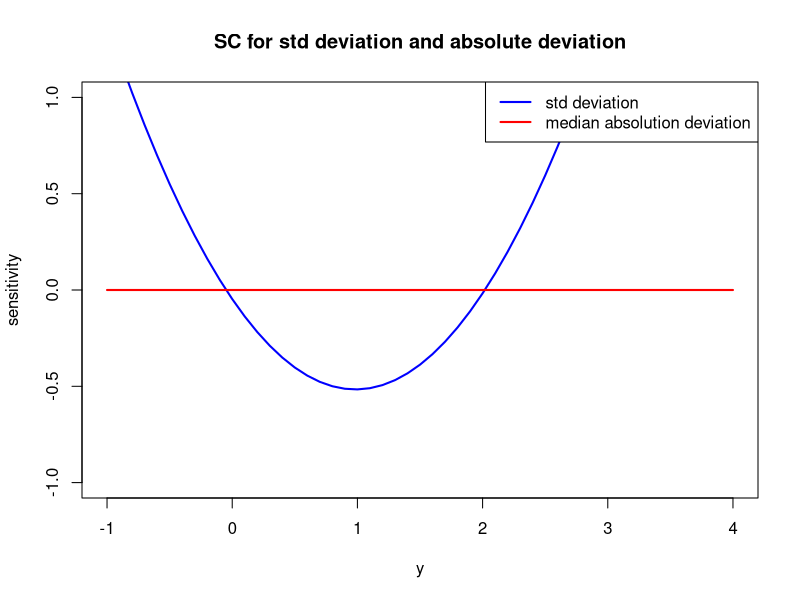

Reproduce this figure in R. (Note: this script raises an error after producing the figure.)
# Question 1

3^4 # 1.a) 

log(100, base = 7) # 1.b)

x <- seq(1, 100) # 1.c)
sum(sapply(x, function(x) {1/(x^2)}))

100 %% 7 # 1.d)

# 1.e) 
integrate(sin, 0, pi / 2) 
dx_steps <- 0.001
x_val <- seq(0, pi/2, by = dx_steps)
sum(sapply(x_val, function(x){ sin(x) * dx_steps }))


# 1.f) 
f <- function(x) {
  return (dexp(x, rate = 1/2))
}
integrate(f, 0, 3)

dx_steps <- 0.001
x_val <- seq(0, 3, by = dx_steps)
sum(sapply(x_val, function(x){ dexp(x, rate = 1/2) * dx_steps }))

# 1.g) 
f <- function(x) {
  return (x^2 + 3)
}
integrate(f, -2, 2)

dx_steps <- 0.0001
x_val <- seq(-2, 2, by = dx_steps)
sum(sapply(x_val, function(x){ f(x) * dx_steps }))

# Question 2

SD <- function(y) {
  return (sqrt(sum((y - mean(y))^2) / length(y)))
}

MAD <- function(y) {
  return (median(y - median(y)))
}

sc <- function(pop, y, attr){
  N <- length(pop) + 1
  return (N * (attr(c(pop, y)) - attr(pop)))
}

set.seed(341)
pop = rexp(1000)

y_val <- seq(-1, 4, by=0.1)

delta_sd <- sapply(y_val, function(y) { sc(pop, y, SD) })
delta_mad <- sapply(y_val, function(y) { sc(pop, y, MAD) })

plot(y_val, delta_sd, type="l", lwd = 2, 
     main="SC for std deviation and absolute deviation", ylab="sensitivity", xlab="y", 
     xlim=c(-1,4), ylim=c(-1, 1), col="blue")
lines(y_val, delta_mad, type="l", lwd = 2, main="Sensitivity curve for the median absolute deviation", col="red")

legend(x = "topright",          # Position
       legend = c("std deviation", "median absolution deviation"),  # Legend texts
       col = c("blue", "red"),           # Line colors
       lwd = 2)   

# Question 3

rounded.barplot <- function(x, xlab){
  table_x <- table(x)
  categories <- names(table_x)
  categories_frequencies <- as.numeric(table_x)
  
  plot.new()
  plot(NULL, type="n", xlim=c(0, 10*length(categories_frequencies)), ylim=c(0, max(categories_frequencies)), axes=FALSE, ann=FALSE)
  
  axis(2, at=seq(from=0, to=max(categories_frequencies), by=10))
  mtext(xlab, side=1, line=2)
  mtext("Frequency", side=2, line=3)
  
  x_semi <- seq(-4.5, 4.5, by=0.01)
  y_semi <- sqrt(20.25-x_semi^2)
  
  for (i in c(1: length(categories_frequencies))){
    rect(10*(i-1), 0, 10*i-1, categories_frequencies[i], col = "gray", border = "black")
    mtext(categories[i], 1, at=10*i-5, cex=0.85)
    polygon(x_semi + 4.5 + 10*(i-1), y_semi + categories_frequencies[i], col = "gray")
  }
}

plot(x, y, type="n", axes=FALSE, ann=FALSE)

set.seed(12345)
flavours = c("Mango","Papaya","Banana","Coconut","Guava","Guarana","Durian","Cashew")
candies = sample(flavours, size=300, prob=(1:8)/sum(1:8), replace=TRUE)
barplot(table(candies), xlab="Candy Flavour", ylab="Frequency")

rounded.barplot(candies, xlab="Candy Flavour")

flavours_2 <- c("Mango","Papaya","Banana")
candies_2 <- sample(flavours_2, size=50, prob=(1:length(flavours_2))/sum(1:length(flavours_2)), replace=TRUE)
rounded.barplot(candies_2, xlab="Flavours")